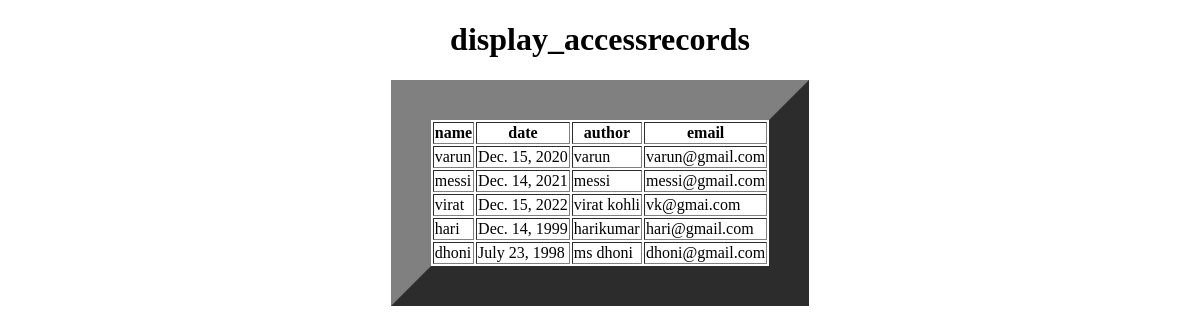
The app's page /access_record1/, older data.
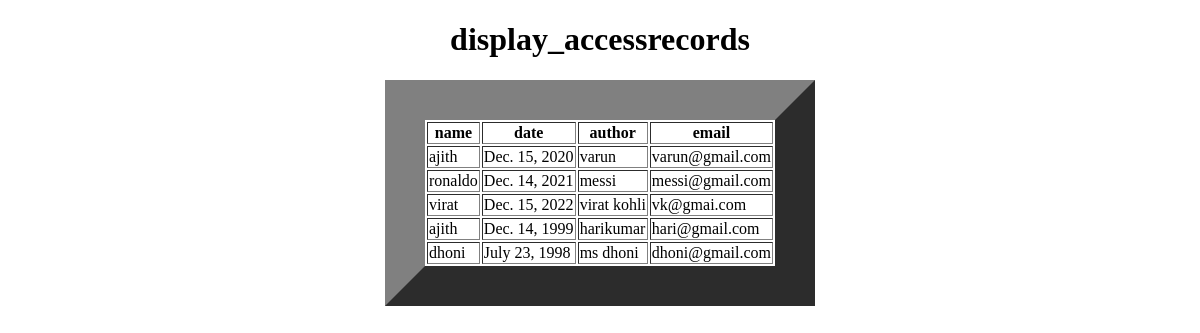
The same page, newer data.
### app/models.py (models this page shows, shortened)
class access_record(models.Model):
    name=models.ForeignKey(webpage,on_delete=models.CASCADE)
    date=models.DateField()
    author=models.CharField(max_length=100)
    email=models.EmailField()

class webpage(models.Model):
    topic_name=models.ForeignKey(topic,on_delete=models.CASCADE)
    name=models.CharField(max_length=100)
    url=models.URLField()
    def __str__(self) -> str:
        return self.name

### app/views.py (the view)
# urls.py: path('access_record1/',access_record1,name='access_record1'),
def access_record1(request):
    qsao=access_record.objects.all()
    d={'qsao':qsao}
    return render(request,'access_record1.html',d)

### templates/access_record1.html (shortened to what this page needs)
<!DOCTYPE html>
<html lang="en">
<head>
</head>
<body>
    <center>
        <h1>display_accessrecords</h1>
        <table border="40px">
            <tr>
                <th>name</th>
                <th>date</th>
                <th>author</th>
                <th>email</th>
            </tr>
            {% for ao in qsao %}
            <tr>
                <td>{{ao.name}}</td>
                <td>{{ao.date}}</td>
                <td>{{ao.author}}</td>
                <td>{{ao.email}}</td>
            </tr>
            {% endfor %}
        </table>
    </center>
</body>
</html>

Row changes from the older to the newer data that the page shows:
changed through a linked row, access_record "Dec. 15, 2020": name "varun" → "ajith"
changed through a linked row, access_record "messi": name "messi" → "ronaldo"
changed through a linked row, access_record "Dec. 14, 1999": name "hari" → "ajith"
